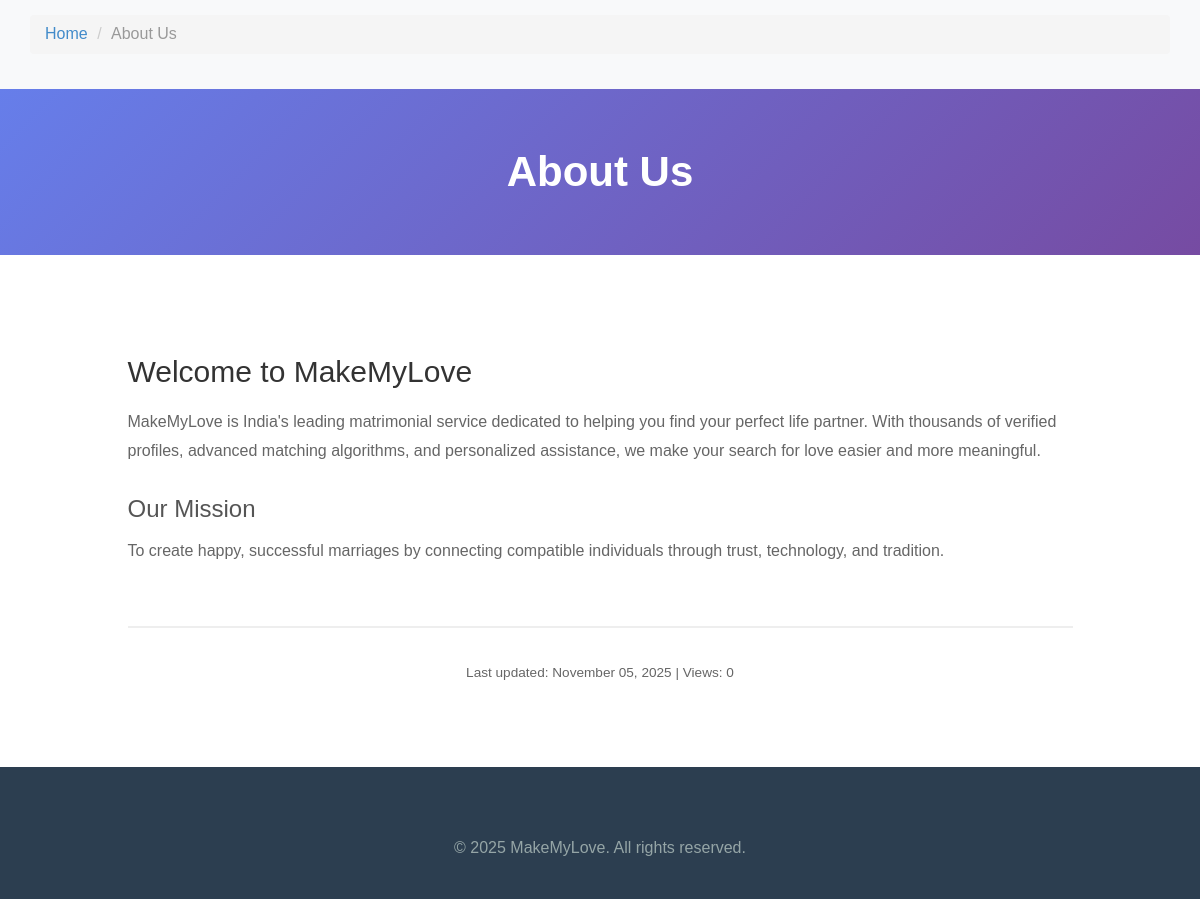
Screenshot of /page.php?slug=about-us with the database file from the repository.
### tables this page shows
CREATE TABLE `cms_pages` (
  `id` int(11) NOT NULL AUTO_INCREMENT,
  `title` varchar(200) NOT NULL,
  `slug` varchar(200) NOT NULL,
  `content` longtext,
  `meta_title` varchar(200) DEFAULT NULL,
  `meta_description` text,
  `meta_keywords` varchar(500) DEFAULT NULL,
  `status` varchar(20) DEFAULT 'draft' COMMENT 'draft, published',
  `is_featured` tinyint(1) DEFAULT '0',
  `view_count` int(11) DEFAULT '0',
  `created_by` int(11) DEFAULT NULL,
  `created_at` timestamp NOT NULL DEFAULT CURRENT_TIMESTAMP,
  `updated_at` timestamp NOT NULL DEFAULT CURRENT_TIMESTAMP ON UPDATE CURRENT_TIMESTAMP,
  `published_at` timestamp NULL DEFAULT NULL,
  PRIMARY KEY (`id`),
  UNIQUE KEY `slug` (`slug`),
  KEY `idx_slug` (`slug`),
  KEY `idx_status` (`status`),
  KEY `created_by` (`created_by`),
  CONSTRAINT `cms_pages_ibfk_1` FOREIGN KEY (`created_by`) REFERENCES `users` (`id`) ON DELETE SET NULL
);

### page.php (the view, shortened to what this page needs)
<?php
require_once("includes/dbconn.php");
$slug = isset($_GET['slug']) ? mysqli_real_escape_string($conn, $_GET['slug']) : '';
$query = "SELECT * FROM cms_pages WHERE slug = '$slug' AND status = 'published'";
$result = mysqli_query($conn, $query);
$page = mysqli_fetch_assoc($result);
?>
<!DOCTYPE HTML>
<html>
<head>
<link href="css/bootstrap-3.1.1.min.css" rel='stylesheet' type='text/css' />
<link href="css/font-awesome.css" rel="stylesheet">
<link href="css/style.css" rel='stylesheet' type='text/css' />
</head>
<body>
<div class="breadcrumb-section">
    <div class="container">
        <ol class="breadcrumb">
            <li><a href="/index.php">Home</a></li>
            <li class="active"><?php echo htmlspecialchars($page['title']); ?></li>
        </ol>
    </div>
</div>
<div class="page-header-section">
    <div class="container">
        <h1><?php echo htmlspecialchars($page['title']); ?></h1>
    </div>
</div>
<div class="page-content">
    <div class="container">
        <div class="row">
            <div class="col-md-10 col-md-offset-1">
                <?php echo $page['content']; ?>
                <div style="margin-top: 60px; padding-top: 30px; border-top: 2px solid #eee; text-align: center; color: #999;">
                    <p>
                        <small>
                            Last updated: <?php echo date('F d, Y', strtotime($page['updated_at'])); ?> |
                            Views: <?php echo number_format($page['view_count']); ?>
                        </small>
                    </p>
                </div>
            </div>
        </div>
    </div>
</div>
<div style="background: #2c3e50; color: white; padding: 40px 0; text-align: center;">
    <div class="container">
        <div class="row">
            <div class="col-md-12">
                <p style="margin-top: 30px; color: #95a5a6;">
                    © <?php echo date('Y'); ?> MakeMyLove. All rights reserved.
                </p>
            </div>
        </div>
    </div>
</div>
</body>
</html>

### css/style.css (style rules this page uses)
h4, h5, h6, h1, h2, h3 { margin-top: 0; }
ul, ol { margin: 0; }
p { margin: 0; }
html, body { font-family: 'Ubuntu', sans-serif; font-size: 100%; background:#fff; }
body a { transition:0.5s all; -webkit-transition:0.5s all; -moz-transition:0.5s all; -o-transition:0.5s all; -ms-transition:0.5s all; }
.headings h1, h2,h3,h4,h5,h6 { font-weight:400; }

### page.php (style rules this page uses)
.page-header-section { background: linear-gradient(135deg, #667eea 0%, #764ba2 100%); color: white; padding: 60px 0; text-align: center; }
.page-header-section h1 { margin: 0; font-size: 42px; font-weight: bold; }
.page-content { padding: 60px 0; background: #fff; }
.page-content h2 { margin-top: 40px; margin-bottom: 20px; color: #333; }
.page-content h3 { margin-top: 30px; margin-bottom: 15px; color: #555; }
.page-content p { line-height: 1.8; margin-bottom: 20px; color: #666; }
.breadcrumb-section { background: #f8f9fa; padding: 15px 0; }

### rows the page displays
cms_pages: title "About Us", content "Welcome to MakeMyLove MakeMyLove is India's leading matrimonial service dedicated to helping you find your perfect life partner. With thousands of verified profiles, advanced matching algorithms, and personalized assistance, we make your search for love easier and more meaningful. Our Mission To create happy, successful marriages by connecting compatible individuals through trust, technology, and tradition.", updated_at "November 05, 2025", view_count "0"
